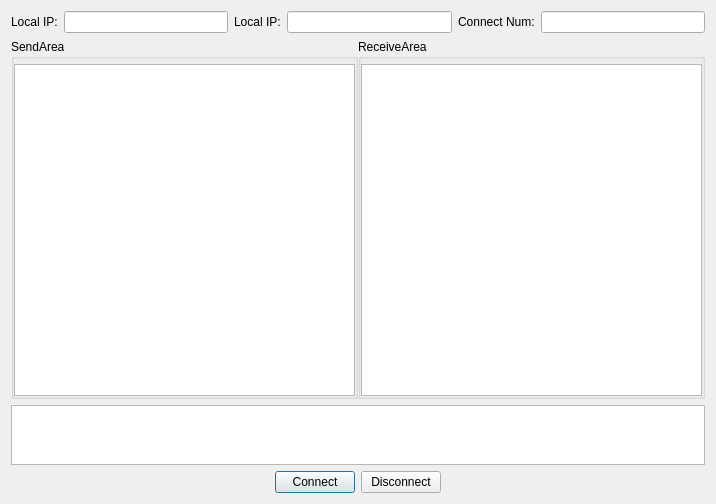
<?xml version="1.0" encoding="UTF-8"?>
<ui version="4.0">
 <class>UTestDlg</class>
 <widget class="QDialog" name="UTestDlg">
  <property name="geometry">
   <rect>
    <x>0</x>
    <y>0</y>
    <width>716</width>
    <height>504</height>
   </rect>
  </property>
  <property name="windowTitle">
   <string>UTestDlg</string>
  </property>
  <layout class="QGridLayout" name="gridLayout">
   <item row="0" column="0">
    <layout class="QVBoxLayout" name="verticalLayout" stretch="0,6,1,0">
     <item>
      <layout class="QHBoxLayout" name="horizontalLayout_2">
       <item>
        <widget class="QLabel" name="m_ipLbl">
         <property name="text">
          <string>Local IP:</string>
         </property>
        </widget>
       </item>
       <item>
        <widget class="QLineEdit" name="m_ipLineEdit"/>
       </item>
       <item>
        <widget class="QLabel" name="m_portLbl">
         <property name="text">
          <string>Local IP:</string>
         </property>
        </widget>
       </item>
       <item>
        <widget class="QLineEdit" name="m_portLineEdit"/>
       </item>
       <item>
        <widget class="QLabel" name="m_connectNumLbl">
         <property name="text">
          <string>Connect Num:</string>
         </property>
        </widget>
       </item>
       <item>
        <widget class="QLineEdit" name="m_connectEdit"/>
       </item>
      </layout>
     </item>
     <item>
      <layout class="QHBoxLayout" name="horizontalLayout_3">
       <property name="spacing">
        <number>0</number>
       </property>
       <item>
        <widget class="QGroupBox" name="groupBox">
         <property name="title">
          <string>SendArea</string>
         </property>
         <layout class="QGridLayout" name="gridLayout_3">
          <property name="leftMargin">
           <number>0</number>
          </property>
          <property name="topMargin">
           <number>5</number>
          </property>
          <property name="rightMargin">
           <number>0</number>
          </property>
          <property name="bottomMargin">
           <number>0</number>
          </property>
          <property name="spacing">
           <number>0</number>
          </property>
          <item row="0" column="0">
           <widget class="QListWidget" name="m_sendListWidget"/>
          </item>
         </layout>
        </widget>
       </item>
       <item>
        <widget class="QGroupBox" name="groupBox_2">
         <property name="title">
          <string>ReceiveArea</string>
         </property>
         <layout class="QGridLayout" name="gridLayout_4">
          <property name="leftMargin">
           <number>0</number>
          </property>
          <property name="topMargin">
           <number>5</number>
          </property>
          <property name="rightMargin">
           <number>0</number>
          </property>
          <property name="bottomMargin">
           <number>0</number>
          </property>
          <property name="spacing">
           <number>0</number>
          </property>
          <item row="0" column="0">
           <widget class="QListWidget" name="m_receiveListWidget"/>
          </item>
         </layout>
        </widget>
       </item>
      </layout>
     </item>
     <item>
      <widget class="QListWidget" name="m_infoListWidget">
       <property name="sizePolicy">
        <sizepolicy hsizetype="Expanding" vsizetype="Minimum">
         <horstretch>0</horstretch>
         <verstretch>0</verstretch>
        </sizepolicy>
       </property>
       <property name="minimumSize">
        <size>
         <width>0</width>
         <height>20</height>
        </size>
       </property>
      </widget>
     </item>
     <item>
      <layout class="QHBoxLayout" name="horizontalLayout">
       <item>
        <spacer name="horizontalSpacer">
         <property name="orientation">
          <enum>Qt::Horizontal</enum>
         </property>
         <property name="sizeHint" stdset="0">
          <size>
           <width>40</width>
           <height>20</height>
          </size>
         </property>
        </spacer>
       </item>
       <item>
        <widget class="QPushButton" name="m_btnConnect">
         <property name="text">
          <string>Connect</string>
         </property>
        </widget>
       </item>
       <item>
        <widget class="QPushButton" name="m_btnDisconnect">
         <property name="text">
          <string>Disconnect</string>
         </property>
        </widget>
       </item>
       <item>
        <spacer name="horizontalSpacer_2">
         <property name="orientation">
          <enum>Qt::Horizontal</enum>
         </property>
         <property name="sizeHint" stdset="0">
          <size>
           <width>40</width>
           <height>20</height>
          </size>
         </property>
        </spacer>
       </item>
      </layout>
     </item>
    </layout>
   </item>
  </layout>
 </widget>
 <layoutdefault spacing="6" margin="11"/>
 <resources/>
 <connections/>
</ui>
